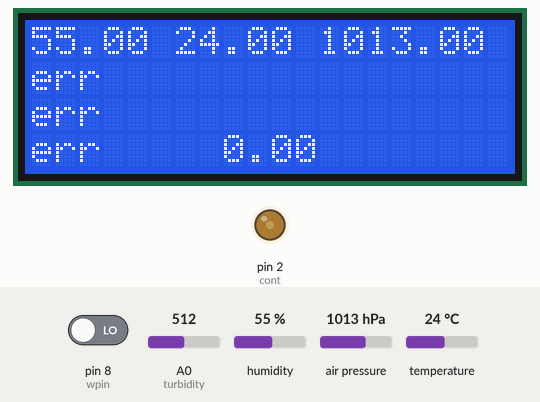
Simulated run of this sketch. Board: Arduino Mega 2560, built with avr-gcc and run on an emulated ATmega2560. On the bench: 20×4 character LCD, output pins drawn as LEDs (lit = HIGH). Inputs (shaded band) come from the test bench; at power-on: A0 (turbidity) = 512, humidity 55 %, air pressure 1013 hPa, temperature 24 °C, pin 8 (wpin) LOW. The local clock reads 2024-03-15 10:24:30 at power-on unless the sketch sets it; storage starts empty; what the sketch prints to the serial monitor is not drawn.

Above: at 1.7 s.
1.8 s: A0 (turbidity) set to 594
4.8 s: A0 (turbidity) set to 624
At 6.1 s:
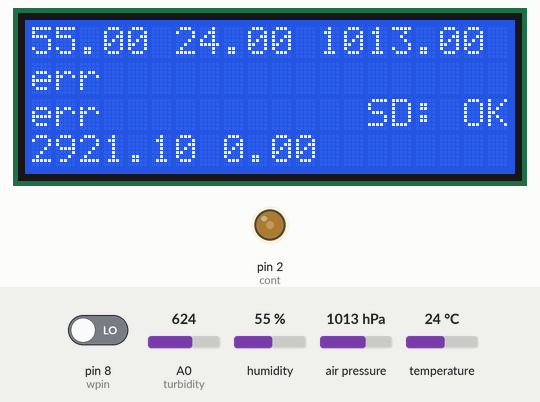
6.9 s: humidity set to 22 %
At 8.1 s:
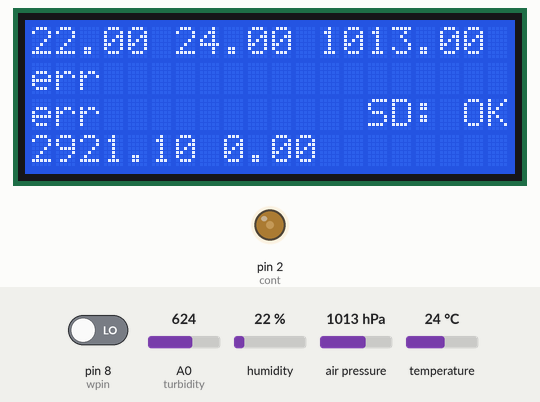
9.0 s: air pressure set to 952 hPa
At 10.1 s:
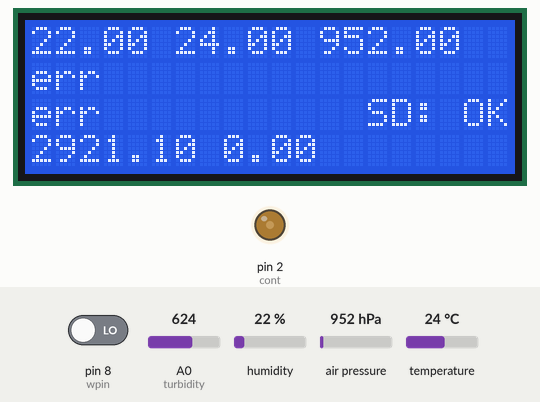
11.1 s: temperature set to 12 °C
At 12.1 s:
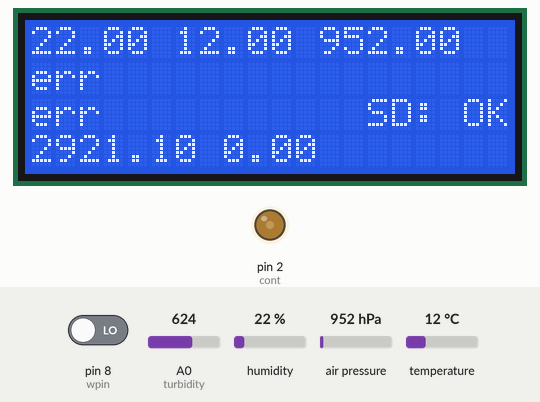
13.3 s: A0 (turbidity) set to 690
At 15.3 s:
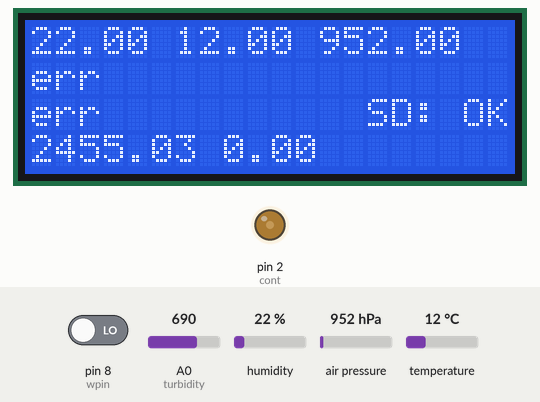
Timing chart, 0 to 16.5 s (numbered marks = the images above; inputs shaded):
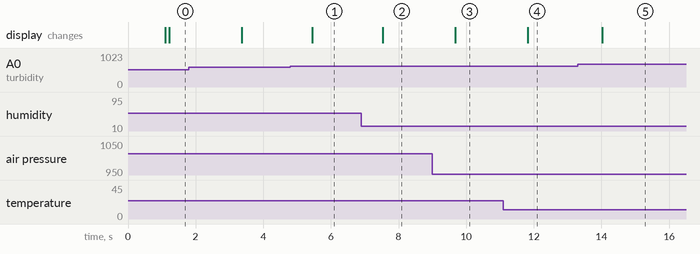

The sketch:

Data_logger_complete.ino
```cpp
#include <SPI.h>
#include <Wire.h>
#include <LiquidCrystal.h>
#include <virtuabotixRTC.h>
#include <SD.h>
#include <Adafruit_Sensor.h>
#include <Adafruit_BME280.h>
//----------------------------------------------------------------------
//Pin Configuration
int rs=22;
int en=23;
int d4=24;
int d5=25;
int d6=26;
int d7=27;
int cont=2;

int clk=7;
int dat=6;
int rst=5;

int ss=9;

int turbidity=A0;

int wpin=8;
//----------------------------------------------------------------------
//Device Object
LiquidCrystal lcd(rs,en,d4,d5,d6,d7);
virtuabotixRTC ds(clk,dat,rst);
File ff;
Adafruit_BME280 bme;
//----------------------------------------------------------------------
//Working Variables
String tmp;
String tuple;
int i,j;
String m;
int gpst=10;
boolean rgps=true;
//----------------------------------------------------------------------
//DataSets
String fname="TEST.txt";
boolean stat[2];
char timest[8];
char datest[10];
String sdstat;
String htp;
String caploc="err";
String gps1="err";
String gps2="err";
String lgzd;
String wtrf;
//----------------------------------------------------------------------

void setup()
{
  Serial.begin(115200);
  Serial1.begin(9600);
  pinMode(cont,OUTPUT);
  analogWrite(cont,74);
  lcd.begin(20,4);
  SD.begin(ss);
  bme.begin();
  pinMode(wpin,INPUT);
}

void loop()
{
  tuple=getTuple();
  writeLog(tuple);
  Serial.println(tuple);
  delay(1000);
}

//----------------------------------------------------------------------
//Data Assembly
String getTuple()
{
  tuple="";
  tuple+=stampDateTime()+","+readBME()+","+getLoc()+","+getNTU()+","+getLM();
  //LCD
  lcd.setCursor(0,0);
  lcd.print(com(htp,20));
  delay(20);
  lcd.setCursor(0,1);
  lcd.print(com(gps1,13));
  delay(20);
  lcd.setCursor(0,2);
  lcd.print(com(gps2,13));
  delay(20);
  lcd.setCursor(0,3);
  lcd.print(com(lgzd,7));
  delay(20);
  lcd.setCursor(8,3);
  lcd.print(com(wtrf,5));
  delay(20);
  lcd.setCursor(14,2);
  lcd.print(sdstat);
  return tuple;
}

String com(String str,int tspace)
{
  i=tspace-str.length();
  for(j=1;j<=i;j++)
  {
    str+=" ";
  }
  return str;
}

//----------------------------------------------------------------------
//DS1302

String fetchTime()
{
  int tmptime;
  tmptime=ds.hours;
  timest[0]=(tmptime/10)+48;
  timest[1]=(tmptime%10)+48;
  timest[2]=':';
  tmptime=ds.minutes;
  timest[3]=(tmptime/10)+48;
  timest[4]=(tmptime%10)+48;
  timest[5]=':';
  tmptime=ds.seconds;
  timest[6]=(tmptime/10)+48;
  timest[7]=(tmptime%10)+48;
  tmp="";
  for(i=0;i<8;i++)
  {
    tmp+=timest[i];
  }
  return tmp;
}

String fetchDate()
{
  int tmpdate;
  tmpdate=ds.dayofmonth;
  datest[0]=(tmpdate/10)+48;
  datest[1]=(tmpdate%10)+48;
  datest[2]='-';
  tmpdate=ds.month;
  datest[3]=(tmpdate/10)+48;
  datest[4]=(tmpdate%10)+48;
  datest[5]='-';
  tmpdate=ds.year;
  datest[6]=(tmpdate/1000)+48;
  datest[7]=((tmpdate/100)%10)+48;
  datest[8]=((tmpdate/10)%10)+48;
  datest[9]=(tmpdate%10)+48;
  tmp="";
  for(i=0;i<10;i++)
  {
    tmp+=datest[i];
  }
  return tmp;
}

String stampDateTime()
{
  ds.updateTime();
  return fetchDate()+","+fetchTime();
}

//----------------------------------------------------------------------
//SD Card Adapter


void writeLog(String lg)
{
  ff=SD.open(fname,FILE_WRITE);
  if(ff)
  {
    sdstat="SD: OK";
    Serial.println("LOGGING !!!");
    ff.println(lg);
  }
  else
  {
    sdstat="SD:ERR";
    Serial.println("NOT LOGGING !!!");
    SD.begin(ss);
  }
  ff.close();
}

//----------------------------------------------------------------------
//BME 280
String readBME()
{
  float hum,tem,pres;
  hum=bme.readHumidity();
  tem=bme.readTemperature();
  pres=(bme.readPressure()/100.0F);
  if(isnan(hum)||isnan(tem)||isnan(pres))
  {
    bme.begin();
    htp="err   err    err";
    return "err,err,err";
  }
  else if((hum>=0 && hum<=100)&&(tem>=(-40)&&tem<=85)&&(pres>=300&&pres<=1100))
  {
    htp=String(hum)+" "+String(tem)+" "+String(pres);
    return (String(hum)+" %,"+String(tem)+" C,"+String(pres)+" nPa");
  }
  else
  {
    htp="err   err    err";
    return "err,err,err";
  }
}
//----------------------------------------------------------------------
//GPS
String getLoc()
{
  int gsnap=millis();
  rgps=true;
  while(rgps==true&&((millis()-gsnap)<=10));
  return caploc;
}

void serialEvent1()
{
  //Serial.println("event called !!!");
  m=rmsg1();
  if(rgps==true)
  {
    //Serial.println("if true !!!");
    m=gps(m);
    //Serial.println(m);
    if(m!="err"||!m.equals("err"))
    {
      caploc=m;
      gpst=caploc.indexOf(' ');
      gps1=caploc.substring(0,gpst);
      gps2=caploc.substring(gpst+1);
      gpst=10;
      rgps=false;
      //Serial.println(m);
    }
    else if(gpst!=1)
    {
      gpst=(gpst>1)?gpst-1:gpst;
    }
    else
    {
      rgps=false;
      caploc="err";
      gps1="err";
      gps2="err";
      //Serial.println("error");
    }
  }
}

String gps(String a)
{
  String loc="err";
  float deci;
  int ins,iew;
  String div1,div2;
  if(a.indexOf("GPRMC")!=-1&&a.indexOf("A")==17)
  {
    if((ins=a.indexOf('N'))!=-1)
    {
      div1=a.substring(0,ins-1);
      div1=div1.substring(div1.lastIndexOf(',')+1,ins-1);
    }
    else if((ins=a.indexOf('S'))!=-1)
    {
      div1=a.substring(0,ins-1);
      div1=div1.substring(div1.lastIndexOf(',')+1,ins-1);
    }
    else
    {
      return loc;
    }
    if((iew=a.indexOf('E'))!=-1)
    {
      div2=a.substring(ins+2,iew-1);
    }
    else if((iew=a.indexOf('W'))!=-1)
    {
      div2=a.substring(ins+2,iew-1);
    }
    else
    {
      return loc;
    }
    deci=div1.toFloat();
    deci=60*(deci-((int)deci));
    loc=String(div1.substring(0,2).toInt())+"*"+String(div1.substring(2,4).toInt())+(char)(39);
    loc+=String(deci)+(char)(34)+a.charAt(ins)+" ";

    deci=div2.toFloat();
    deci=60*(deci-((int)deci));
    loc+=String(div2.substring(0,3).toInt())+"*"+String(div2.substring(3,5).toInt())+(char)(39);
    loc+=String(deci)+(char)(34)+a.charAt(iew);
    return loc;
  }
  return loc;
}

String rmsg1()
{
  m="";
  char c='\0';
    while(Serial1.available()>0)
    {
      c=Serial1.read();
      if(c=='\n'||c=='\r')
      {
        if(Serial1.available()>0)
        {
          c=Serial1.read();
        }
        break;
      }
      delay(2);
      m+=c;
    }
    Serial1.flush();
   return m;
}
//----------------------------------------------------------------------
//LGZD
String getNTU()
{
  float vol=((float)analogRead(turbidity)/1024.0)*5.0;
  float fntu=-1120.4*square(vol)+5742.3*vol-4353.8;
  fntu+=180;
  if(fntu>0&&fntu<=3000)
  {
    lgzd=String(fntu);
    return String(fntu)+" ntu";
  }
  else
  {
    lgzd="err";
    return "err";
  }
}
//----------------------------------------------------------------------
//YF-S102
String getLM()
{
  String wter;
  float wrate;
  int hval,lval,tm;
  while(true)
  {
    tm=millis();
    hval=pulseIn(wpin,HIGH);
    tm=millis()-tm;
    if(tm>=680)
    {
      wrate=0;
      break;
    }
    lval=pulseIn(wpin,LOW);
    wrate=1000000.0/(hval+lval);
    wrate/=7.5;
    if(wrate<0)
    {
      continue;
    }
    else if(wrate>=0&&wrate<=30)
    {
      break;
    }
    else if(wrate>30)
    {
      wter="err";
      wrate=-1;
      break;
    }
  }
  wtrf=String(wrate);
  wter=String(wrate)+" L/m";
  return wter;
}
```

Measured:
- the behaviour switches between 607 and 608 on A0 (turbidity) (found by bisection; images 0 and 1)
- after the input at 4.8 s, the display: changes after 0.66 s (image 1)
- after the input at 6.9 s, the display: changes after 0.63 s (image 2)
- after the input at 9.0 s, the display: changes after 0.68 s (image 3)
- after the input at 11.1 s, the display: changes after 0.72 s (image 4)
- after the input at 13.3 s, the display: changes after 0.73 s (image 5)
